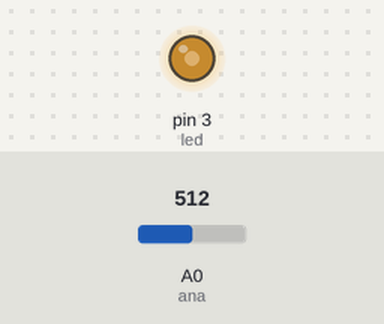
This sketch was run on a simulated Arduino Uno, built with avr-gcc and run on an emulated ATmega328P. On the bench: output pins drawn as LEDs (lit = HIGH). Inputs (shaded band) come from the test bench; at power-on: A0 (ana) = 512.

Above: at 1.2 s.
1.3 s: A0 (ana) set to 716
At 1.8 s:
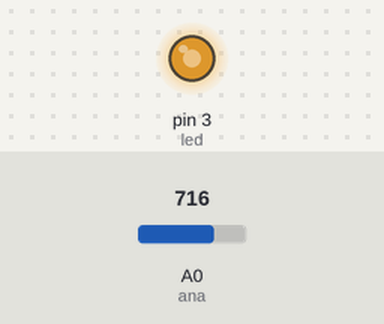
2.8 s: A0 (ana) set to 900
At 4.0 s:
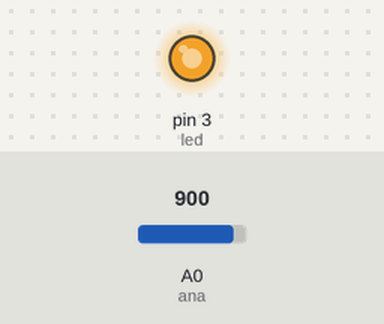
4.3 s: A0 (ana) set to 122
At 5.3 s:
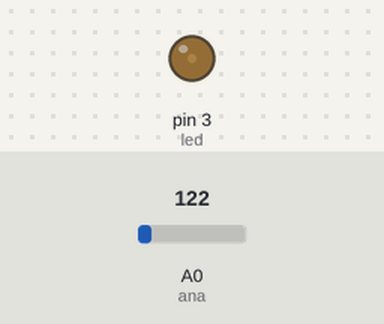
5.8 s: A0 (ana) set to 0
At 6.4 s:
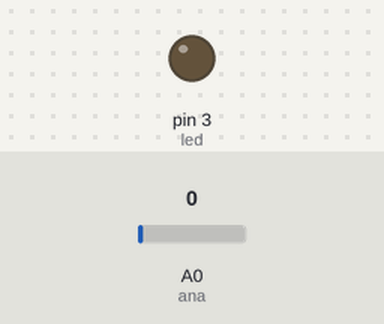
Timing chart, 0 to 8.3 s (numbered marks = the images above; inputs shaded):
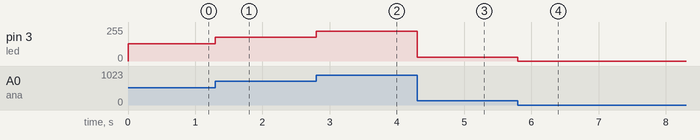

Measured:
- after the input at 1.3 s, pin 3 (led): 128/255 → 179/255 at once
- after the input at 2.8 s, pin 3 (led): 179/255 → 225/255 at once
- after the input at 4.3 s, pin 3 (led): 225/255 → 30/255 at once
- after the input at 5.8 s, pin 3 (led): 30/255 → 0/255 at once

The sketch:

sketch_nov15bpotentio.ino
```cpp
int led=3;
int ana=A0;
int val=0;
void setup() {
  pinMode(led,OUTPUT);
  pinMode(ana,INPUT);

}

void loop() {
  val=analogRead(ana);
  analogWrite(led,val/4);

}
```
